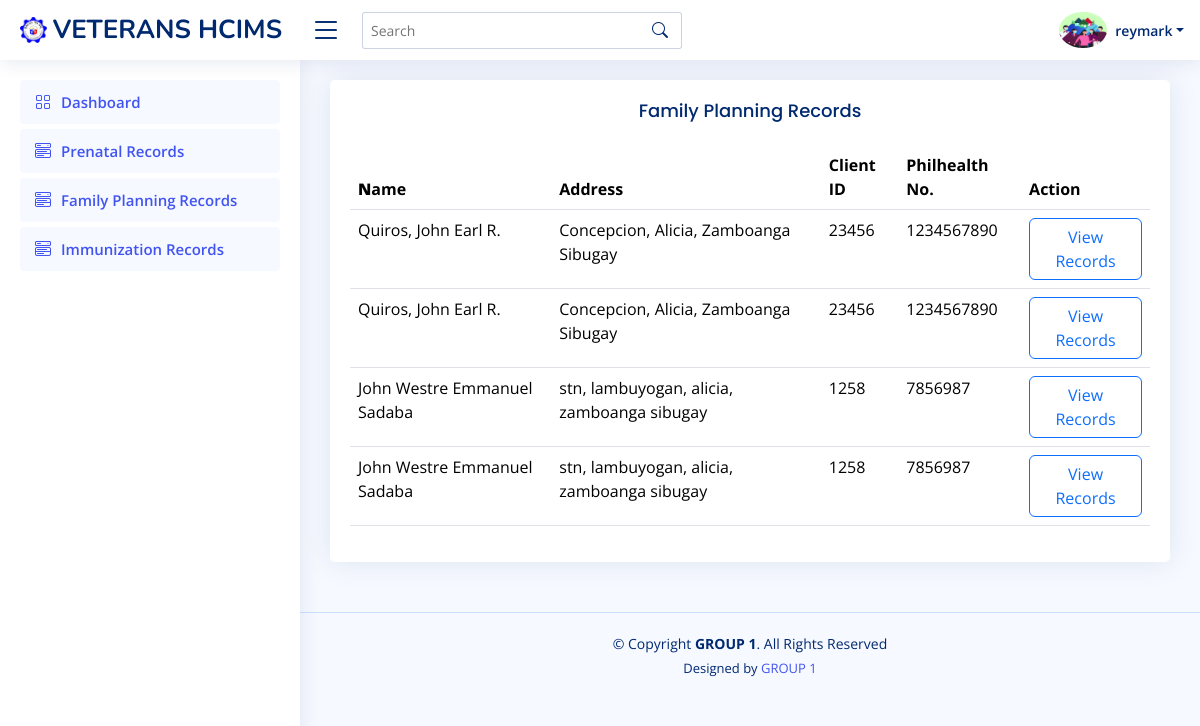
Page /record_famplan.php (signed in) on the committed database.
### tables this page shows
CREATE TABLE `family_planning` (
  `user_id` int(11) NOT NULL,
  `client` varchar(255) NOT NULL,
  `philhealth` varchar(255) NOT NULL,
  `nhts` varchar(255) NOT NULL,
  `pantawid` varchar(255) NOT NULL,
  `name` varchar(255) NOT NULL,
  `dateb` varchar(255) NOT NULL,
  `age` int(255) NOT NULL,
  `educ` varchar(255) NOT NULL,
  `occupation` varchar(255) NOT NULL,
  `address` varchar(255) NOT NULL,
  `civil` varchar(255) NOT NULL,
  `religion` varchar(255) NOT NULL,
  `spouse` varchar(255) NOT NULL,
  `date_birth` varchar(255) NOT NULL,
  `ageq` int(255) NOT NULL,
  `occu` varchar(255) NOT NULL,
  `living` varchar(255) NOT NULL,
  `more` varchar(255) NOT NULL,
  `income` varchar(255) NOT NULL,
  `newacceptor` varchar(255) NOT NULL,
  `forfp` varchar(255) NOT NULL,
  `otherss` varchar(255) NOT NULL,
  `currentuser` varchar(255) NOT NULL,
  `reason` varchar(255) NOT NULL,
  `effects` varchar(255) NOT NULL,
  `method` varchar(255) NOT NULL,
  `clinic` varchar(255) NOT NULL,
  `restart` varchar(255) NOT NULL,
  `coc` varchar(255) NOT NULL,
  `pop` varchar(255) NOT NULL,
  `injectable` varchar(255) NOT NULL,
  `implant` varchar(255) NOT NULL,
  `iud` varchar(255) NOT NULL,
  `intervals` varchar(255) NOT NULL,
  `partum` varchar(255) NOT NULL,
  `condom` varchar(255) NOT NULL,
  `bom` varchar(255) NOT NULL,
  `bbt` varchar(255) NOT NULL,
  `stm` varchar(255) NOT NULL,
  `sdm` varchar(255) NOT NULL,
  `lam` varchar(255) NOT NULL,
  `othersss` varchar(255) NOT NULL,
  `severe` varchar(255) NOT NULL,
  `history` varchar(255) NOT NULL,
  `nontrau` varchar(255) NOT NULL,
  `current` varchar(255) NOT NULL,
  `chestpain` varchar(255) NOT NULL,
  `cough` varchar(255) NOT NULL,
  `jaundice` varchar(255) NOT NULL,
  `unexplained` varchar(255) NOT NULL,
  `intake` varchar(255) NOT NULL,
  `clientsmoker` varchar(255) NOT NULL,
  `withdisability` varchar(255) NOT NULL,
  `abnormalvigina` varchar(255) NOT NULL,
  `pleasespecify` varchar(255) NOT NULL,
  `pregnanciesg` varchar(255) NOT NULL,
  `pregnanciesp` varchar(255) NOT NULL,
  `fullterm` varchar(255) NOT NULL,
  `abortion` varchar(255) NOT NULL,
  `premature` varchar(255) NOT NULL,
  `livingchildren` varchar(255) NOT NULL,
  `datedelivery` varchar(255) NOT NULL,
  `typedelivery` varchar(255) NOT NULL
);

### record_famplan.php (the view, shortened to what this page needs)
<?php
if (isset($_SESSION['user_id']) && isset($_SESSION['name']) ) {
?>
<!DOCTYPE html>
<html lang="en">
<head>
  <link href="assets/vendor/bootstrap/css/bootstrap.min.css" rel="stylesheet">
  <link href="assets/vendor/bootstrap-icons/bootstrap-icons.css" rel="stylesheet">
  <link href="assets/vendor/boxicons/css/boxicons.min.css" rel="stylesheet">
  <link href="assets/vendor/quill/quill.snow.css" rel="stylesheet">
  <link href="assets/vendor/quill/quill.bubble.css" rel="stylesheet">
  <link href="assets/vendor/remixicon/remixicon.css" rel="stylesheet">
  <link href="assets/vendor/simple-datatables/style.css" rel="stylesheet">
  <link href="assets/css/style.css" rel="stylesheet">
</head>
<body>
<?php include 'header.php'; ?>
<?php include 'sidebar.php'; ?>
<main id="main" class="main">
<section class="section">
  <div class="row">
    <div class="col-lg-12">
      <div class="card">
        <div class="card-body">
          <center><h5 class="card-title">Family Planning Records</h5></center>
          <table class="table datatable">
            <thead>
              <tr>
                <th>
                  <b>N</b>ame
                </th>
                <th>Address</th>
                <th>Client ID</th>
                <th>Philhealth No.</th>
                <th>Action</th>
              </tr>
            </thead>
            <tbody>
            <?php
            include "conn/conn.php";
                $result = mysqli_query($conn,"select * from family_planning") or die ("database error:".mysqli_error($conn));
                while($row=mysqli_fetch_array($result)){
                $user_id = $row['user_id'];
                $name = $row['name'];
                $address = $row['address'];
                $client = $row['client'];
                $philhealth = $row['philhealth'];
                ?>
              <tr>
                <td><?php echo $name; ?></td>
                <td><?php echo $address; ?></td>
                <td><?php echo $client; ?></td>
                <td><?php echo $philhealth; ?></td>
                <td><a href="view_familyplan.php?records=<?php echo $user_id;?>" class="btn btn-outline-primary">View Records</a></td>
              </tr>
              <?php } ?>
            </tbody>
          </table>
        </div>
      </div>
    </div>
  </div>
</section>
</main>
  <?php include 'footer.php'; ?>
</body>
</html>
<?php
}else{
    header("Location: loggingin.php");
    exit();
}
?>

### assets/css/style.css (style rules this page uses)
:root { scroll-behavior: smooth; }
body { font-family: "Open Sans", sans-serif; background: #f6f9ff; color: #444444; }
a { color: #4154f1; text-decoration: none; }
h1, h2, h3, h4, h5, h6 { font-family: "Nunito", sans-serif; }
#main { margin-top: 60px; padding: 20px 30px; transition: all 0.3s; }
.card { margin-bottom: 30px; border: none; border-radius: 5px; box-shadow: 0px 0 30px rgba(1, 41, 112, 0.1); }
.card-title { padding: 20px 0 15px 0; font-size: 18px; font-weight: 500; color: #012970; font-family: "Poppins", sans-serif; }
.card-body { padding: 0 20px 20px 20px; }
@media (min-width: 1200px) { #main, #footer { margin-left: 300px; } }

### rows in the picture
family_planning: name "Quiros, John Earl R.", address "Concepcion, Alicia, Zamboanga Sibugay", client "23456", philhealth "1234567890"
family_planning: name "Quiros, John Earl R.", address "Concepcion, Alicia, Zamboanga Sibugay", client "23456", philhealth "1234567890"
family_planning: name "John Westre Emmanuel Sadaba", address "stn, lambuyogan, alicia, zamboanga sibugay", client "1258", philhealth "7856987"
family_planning: name "John Westre Emmanuel Sadaba", address "stn, lambuyogan, alicia, zamboanga sibugay", client "1258", philhealth "7856987"

### other values in the picture
$_SESSION['name'] "reymark"
